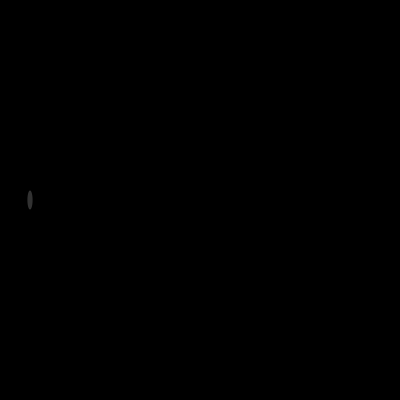
Frame 1 (no input)
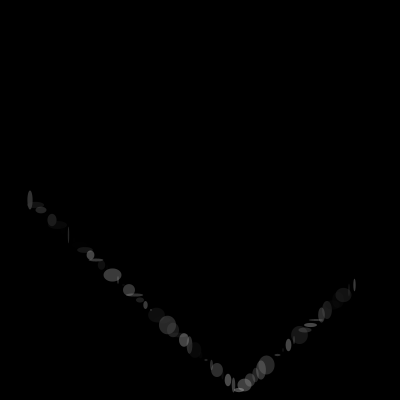
Frame 60 (the mouse pressed at the canvas centre just before this capture)
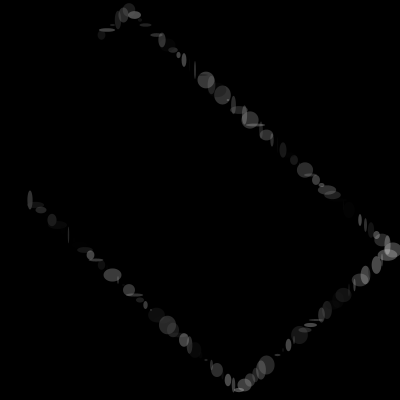
Frame 120 (the mouse held since frame 60 and released just before this capture)

The Processing sketch that drew these frames (run headless with seeded random() and noise(); from frame 60 on, the mouse is pressed at the canvas centre):

// Processing sketch: processing_38126
// ── processing_38126.pde

/* 
Loom1  
Nevena Ivanova, Sept 2011
*/

float x = 30;
float y = 200;
float speedX = 5.5;
float speedY = 5;
float r = 20;
 
void setup() {
  size(400, 400);
  frameRate(60);
  background(0,77);
}
 
void draw() {
  
  fill(random(255),77);
  noStroke();
  smooth(); 
  ellipse(x, y, random(r), random(r));
 
  x = x + speedX;
  y = y + speedY;
   
    
   if(x >= width-r/2) {
      speedX = -speedX;
   } else if(x <= 0) {
     speedX = -speedX;
   } else if(x == r/2) {
      speedX = -speedX;
   }
   
    if(y >=height-r/2) {
      speedY = -speedY;
   } else if(y <= 0) {
     speedY = -speedY;
   } else if(y == r/2) {
      speedY = -speedY;
   }
}
